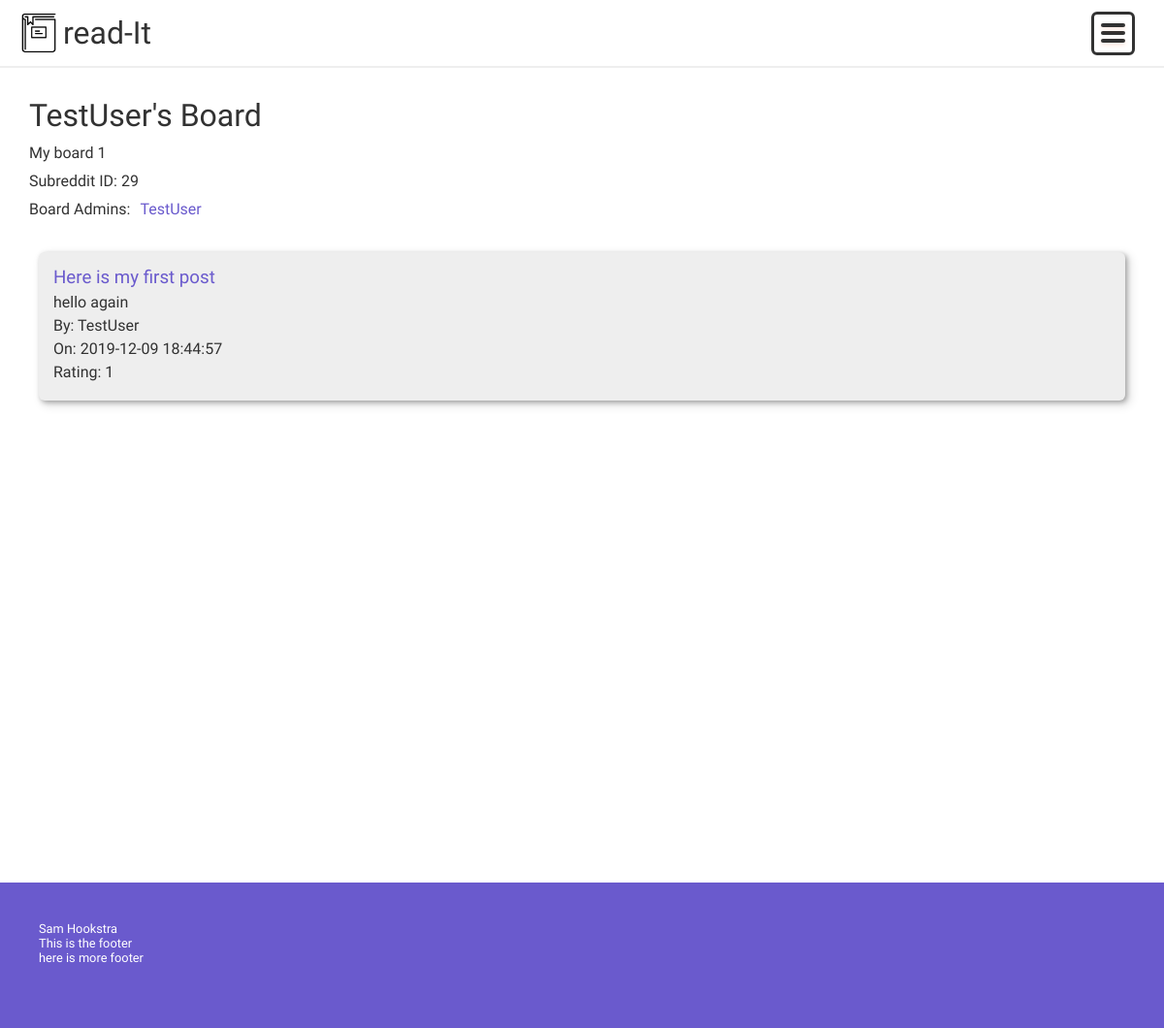
/subredditController.php?action=viewSubreddit&id=29, run on an earlier commit of the app's database.
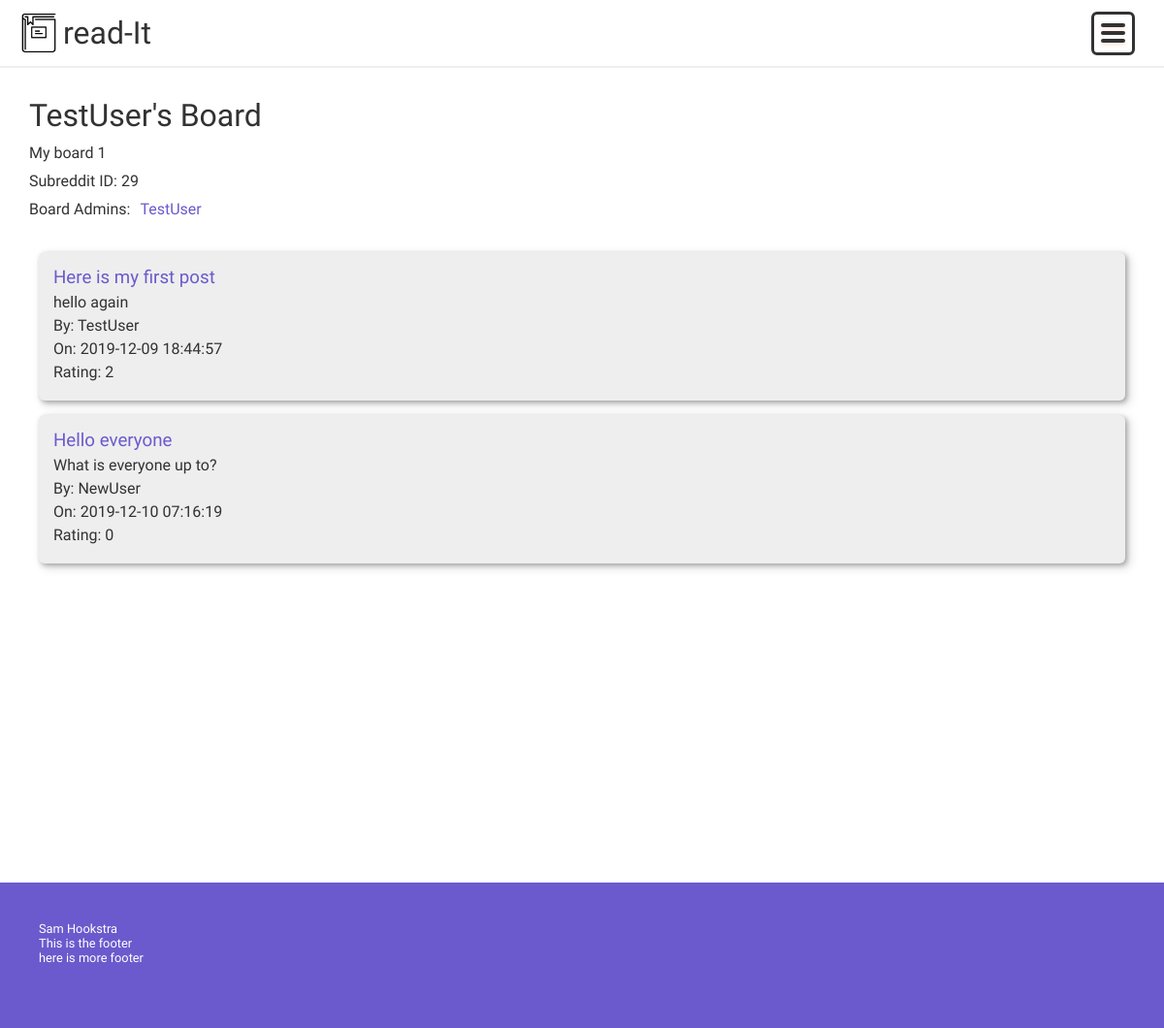
And on a later commit of the database.
### tables this page shows
CREATE TABLE `users` (
  `userID` int(11) NOT NULL,
  `username` varchar(32) NOT NULL,
  `email` varchar(64) NOT NULL,
  `password` varchar(128) NOT NULL
);

CREATE TABLE `posts` (
  `postID` int(11) NOT NULL,
  `subredditID` int(11) NOT NULL,
  `userID` int(11) NOT NULL,
  `postTitle` varchar(64) NOT NULL,
  `postContent` varchar(1500) NOT NULL,
  `postTime` datetime NOT NULL DEFAULT CURRENT_TIMESTAMP,
  `rating` int(11) NOT NULL DEFAULT '0'
);

### models/subreddit/subredditDA.php (called while the page is built, shortened)
<?php
require_once 'models/database.php';
require_once 'models/subreddit/subreddit.php';
require_once 'models/user.php';
class subredditDA
{
    public static function get_all()
    {
        $db = Database::getDB();
        $querySubreddits = 'SELECT * FROM subreddits';
        $statement = $db->prepare($querySubreddits);
        $statement->execute();
        $rows = $statement->fetchAll();
        $subreddits = [];
        foreach ($rows as $value) {
            $subreddit = new subreddit($value['subredditID'], $value['subredditName'], $value['subredditDescription']);
            array_push($subreddits, $subreddit);
        }
        return $subreddits;
    }
    public static function get_board($id)
    {
        $db = Database::getDB();
        $querySubreddits = 'SELECT * FROM subreddits where subredditID = :id';
        $statement = $db->prepare($querySubreddits);
        $statement->bindValue(':id', $id);
        $statement->execute();
        $rows = $statement->fetchAll();
        foreach ($rows as $value) {
            $subreddit = new subreddit($value['subredditID'], $value['subredditName'], $value['subredditDescription']);
        }
        if (empty($rows)) {
            return "none";
        } else {
            return $subreddit;
        }
    }
    public static function get_subreddit_admins($subredditID)
    {
        $db = Database::getDB();
        $query = 'SELECT * FROM subredditadmins WHERE subredditID LIKE :subredditID';
        $statement = $db->prepare($query);
        $statement->bindValue(':subredditID', $subredditID);
        $statement->execute();
        $rows = $statement->fetchAll();
        $admins = [];
        foreach ($rows as $value) {
            array_push($admins, $value['userID']);
        }
        return $admins;
    }
}

### models/subreddit/subreddit.php (called while the page is built, shortened)
<?php
class subreddit
{
    private $subredditID, $subredditName, $subredditDescription;
    public function __construct($subredditID, $subredditName, $subredditDescription)
    {
        $this->subredditName = $subredditName;
    }
    public function getSubredditName()
    {
        return $this->subredditName;
    }
}

### models/user.php (called while the page is built, shortened)
<?php
class user
{
    private $userID, $username, $email, $password;
    public function __construct($userID, $username, $email, $password)
    {
        $this->userID = $userID;
        $this->username = $username;
    }
    public function getUserID()
    {
        return $this->userID;
    }
    public function getUsername()
    {
        return $this->username;
    }
}

### models/userDA.php (called while the page is built, shortened)
<?php
require_once('models/database.php');
require_once('models/user.php');
class userDA
{
    public static function get_all()
    {
        $db = Database::getDB();
        $queryUsers = 'SELECT * FROM users';
        $statement = $db->prepare($queryUsers);
        $statement->execute();
        $rows = $statement->fetchAll();
        foreach ($rows as $value) {
            $user = new user($value['userID'], $value['username'], $value['email'], $value['password']);
            $users[] = $user;
        }
        return $users;
    }
    public static function getUserByID($userID)
    {
        $db = Database::getDB();
        $queryUser = 'SELECT * FROM users where userID = :userID';
        $statement = $db->prepare($queryUser);
        $statement->bindValue(':userID', $userID);
        $statement->execute();
        $rows = $statement->fetchAll();
        foreach ($rows as $value) {
            $user = new user($value['userID'], $value['username'], $value['email'], $value['password']);
        }
        return $user;
    }
}

### models/posts/postDA.php (called while the page is built, shortened)
<?php
require_once 'models/posts/post.php';
class postDA
{
    public static function get_posts_for_subreddit($subredditID)
    {
        $db = Database::getDB();
        $queryPosts = 'SELECT * FROM posts where subredditID = :subredditID';
        $statement = $db->prepare($queryPosts);
        $statement->bindValue(':subredditID', $subredditID);
        $statement->execute();
        $rows = $statement->fetchAll();
        $posts = [];
        foreach ($rows as $value) {
            $post = new post($value['postID'], $value['subredditID'], $value['userID'], $value['postTitle'], $value['postContent'], $value['postTime'], $value['rating']);
            array_push($posts, $post);
        }
        return $posts;
    }
}

### models/posts/post.php (called while the page is built, shortened)
<?php
class post
{
    private $postID, $subredditID, $userID, $postTitle, $postContent, $postTime, $rating;
    public function __construct($postID, $subredditID, $userID, $postTitle, $postContent, $postTime, $rating)
    {
        $this->postID = $postID;
        $this->postTitle = $postTitle;
        $this->postContent = $postContent;
        $this->postTime = $postTime;
        $this->rating = $rating;
    }
    public function getPostID()
    {
        return $this->postID;
    }
    public function getPostTitle()
    {
        return $this->postTitle;
    }
    public function getPostContent()
    {
        return $this->postContent;
    }
    public function getPostTime()
    {
        return $this->postTime;
    }
    public function getRating()
    {
        return $this->rating;
    }
}

### views/subreddits/viewSubreddit.php (shortened to what the changed rows need)
<!DOCTYPE html>
<html lang="en">
<?php include_once("views/components/header.php"); ?>
<body>
    <?php include_once("views/components/nav.php"); ?>
    <div class="container">
        <div class="container-main">
            <div class="top-content">
                <div class="board-info">
                    <h1><?php echo htmlspecialchars($subreddit->getSubredditName()); ?></h1>
                    <ul class="admins-list">
                        <?php foreach ($admins as $admin) : ?>
                            <li class="admins-list-item">
                                <a href="index.php?action=viewUser&userID=<?php echo (htmlspecialchars($admin->getUserID())); ?>">
                                    <?php echo htmlspecialchars($admin->getUsername()); ?>
                                </a>
                            </li>
                        <?php endforeach; ?>
                    </ul>
                </div>
            </div>
            <div class="posts">
                <?php
                if (!empty($posts)) {
                    foreach ($posts as $post) { ?>
                        <div class="post">
                            <div class="post-content">
                                <h3>
                                    <a href="subredditController.php?action=viewPost&amp;postID=<?php echo $post->getPostID(); ?>">
                                        <?php echo htmlspecialchars($post->getPostTitle()) ?>
                                    </a>
                                </h3>
                                <p><?php echo htmlspecialchars($post->getPostContent()) ?></p>
                                <p><?php echo 'By: ' . htmlspecialchars(userDA::getUserByID($post->getUserID())->getUsername()) ?></p>
                                <p><?php echo 'On: ' . htmlspecialchars($post->getPostTime()) ?></p>
                                <p><?php echo 'Rating: ' . htmlspecialchars($post->getRating()); ?></p>
                            </div>
                        </div>
                <?php }
                } else {
                    echo "<h3>There's nothing here! Be the first one.</h3>";
                } ?>
            </div>
        </div>
    </div>
</body>
</html>

What changed in the data, as far as the page shows it:
changed posts "Here is my first post": rating "1" → "2"
added posts: postTitle "Hello everyone", postContent "What is everyone up to?", Username "NewUser", postTime "2019-12-10 07:16:19", rating "0"
